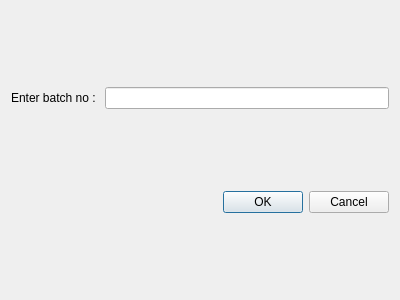
<?xml version="1.0" encoding="UTF-8"?>
<ui version="4.0">
 <class>BatchDialog</class>
 <widget class="QDialog" name="BatchDialog">
  <property name="geometry">
   <rect>
    <x>0</x>
    <y>0</y>
    <width>400</width>
    <height>300</height>
   </rect>
  </property>
  <property name="windowTitle">
   <string>Dialog</string>
  </property>
  <layout class="QVBoxLayout" name="verticalLayout">
   <item>
    <layout class="QHBoxLayout" name="horizontalLayout">
     <item>
      <widget class="QLabel" name="label">
       <property name="text">
        <string>Enter batch no : </string>
       </property>
      </widget>
     </item>
     <item>
      <widget class="QLineEdit" name="lineEdit_batchNumber"/>
     </item>
    </layout>
   </item>
   <item>
    <widget class="QDialogButtonBox" name="buttonBox">
     <property name="orientation">
      <enum>Qt::Orientation::Horizontal</enum>
     </property>
     <property name="standardButtons">
      <set>QDialogButtonBox::StandardButton::Cancel|QDialogButtonBox::StandardButton::Ok</set>
     </property>
    </widget>
   </item>
  </layout>
 </widget>
 <resources/>
 <connections>
  <connection>
   <sender>buttonBox</sender>
   <signal>accepted()</signal>
   <receiver>BatchDialog</receiver>
   <slot>accept()</slot>
   <hints>
    <hint type="sourcelabel">
     <x>248</x>
     <y>254</y>
    </hint>
    <hint type="destinationlabel">
     <x>157</x>
     <y>274</y>
    </hint>
   </hints>
  </connection>
  <connection>
   <sender>buttonBox</sender>
   <signal>rejected()</signal>
   <receiver>BatchDialog</receiver>
   <slot>reject()</slot>
   <hints>
    <hint type="sourcelabel">
     <x>316</x>
     <y>260</y>
    </hint>
    <hint type="destinationlabel">
     <x>286</x>
     <y>274</y>
    </hint>
   </hints>
  </connection>
 </connections>
</ui>
